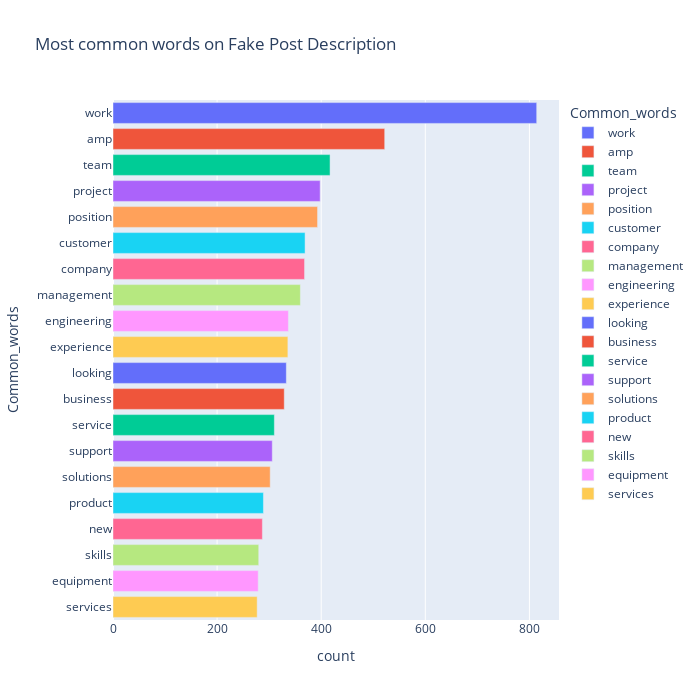

Source (notebook cell):
### Code cell
# Barplot
fig = px.bar(temp_fake, x="count", y="Common_words", title='Most common words on Fake Post Description', orientation='h', 
             width=700, height=700,color='Common_words')
fig.show()

### Figure 1 — Plotly figure (JSON) as saved in the notebook; plotly's stock layout.template omitted (floating-point values rounded to 4 significant figures)
{"data": [{"alignmentgroup": "True", "hovertemplate": "Common_words=%{y}<br>count=%{x}<extra></extra>", "legendgroup": "work", "marker": {"color": "#636efa", "pattern": {"shape": ""}}, "name": "work", "offsetgroup": "work", "orientation": "h", "showlegend": true, "textposition": "auto", "type": "bar", "x": [814], "xaxis": "x", "y": ["work"], "yaxis": "y"}, {"alignmentgroup": "True", "hovertemplate": "Common_words=%{y}<br>count=%{x}<extra></extra>", "legendgroup": "amp", "marker": {"color": "#EF553B", "pattern": {"shape": ""}}, "name": "amp", "offsetgroup": "amp", "orientation": "h", "showlegend": true, "textposition": "auto", "type": "bar", "x": [522], "xaxis": "x", "y": ["amp"], "yaxis": "y"}, {"alignmentgroup": "True", "hovertemplate": "Common_words=%{y}<br>count=%{x}<extra></extra>", "legendgroup": "team", "marker": {"color": "#00cc96", "pattern": {"shape": ""}}, "name": "team", "offsetgroup": "team", "orientation": "h", "showlegend": true, "textposition": "auto", "type": "bar", "x": [417], "xaxis": "x", "y": ["team"], "yaxis": "y"}, {"alignmentgroup": "True", "hovertemplate": "Common_words=%{y}<br>count=%{x}<extra></extra>", "legendgroup": "project", "marker": {"color": "#ab63fa", "pattern": {"shape": ""}}, "name": "project", "offsetgroup": "project", "orientation": "h", "showlegend": true, "textposition": "auto", "type": "bar", "x": [398], "xaxis": "x", "y": ["project"], "yaxis": "y"}, {"alignmentgroup": "True", "hovertemplate": "Common_words=%{y}<br>count=%{x}<extra></extra>", "legendgroup": "position", "marker": {"color": "#FFA15A", "pattern": {"shape": ""}}, "name": "position", "offsetgroup": "position", "orientation": "h", "showlegend": true, "textposition": "auto", "type": "bar", "x": [393], "xaxis": "x", "y": ["position"], "yaxis": "y"}, {"alignmentgroup": "True", "hovertemplate": "Common_words=%{y}<br>count=%{x}<extra></extra>", "legendgroup": "customer", "marker": {"color": "#19d3f3", "pattern": {"shape": ""}}, "name": "customer", "offsetgroup": "customer", "orientation": "h", "showlegend": true, "textposition": "auto", "type": "bar", "x": [369], "xaxis": "x", "y": ["customer"], "yaxis": "y"}, {"alignmentgroup": "True", "hovertemplate": "Common_words=%{y}<br>count=%{x}<extra></extra>", "legendgroup": "company", "marker": {"color": "#FF6692", "pattern": {"shape": ""}}, "name": "company", "offsetgroup": "company", "orientation": "h", "showlegend": true, "textposition": "auto", "type": "bar", "x": [368], "xaxis": "x", "y": ["company"], "yaxis": "y"}, {"alignmentgroup": "True", "hovertemplate": "Common_words=%{y}<br>count=%{x}<extra></extra>", "legendgroup": "management", "marker": {"color": "#B6E880", "pattern": {"shape": ""}}, "name": "management", "offsetgroup": "management", "orientation": "h", "showlegend": true, "textposition": "auto", "type": "bar", "x": [360], "xaxis": "x", "y": ["management"], "yaxis": "y"}, {"alignmentgroup": "True", "hovertemplate": "Common_words=%{y}<br>count=%{x}<extra></extra>", "legendgroup": "engineering", "marker": {"color": "#FF97FF", "pattern": {"shape": ""}}, "name": "engineering", "offsetgroup": "engineering", "orientation": "h", "showlegend": true, "textposition": "auto", "type": "bar", "x": [337], "xaxis": "x", "y": ["engineering"], "yaxis": "y"}, {"alignmentgroup": "True", "hovertemplate": "Common_words=%{y}<br>count=%{x}<extra></extra>", "legendgroup": "experience", "marker": {"color": "#FECB52", "pattern": {"shape": ""}}, "name": "experience", "offsetgroup": "experience", "orientation": "h", "showlegend": true, "textposition": "auto", "type": "bar", "x": [336], "xaxis": "x", "y": ["experience"], "yaxis": "y"}, {"alignmentgroup": "True", "hovertemplate": "Common_words=%{y}<br>count=%{x}<extra></extra>", "legendgroup": "looking", "marker": {"color": "#636efa", "pattern": {"shape": ""}}, "name": "looking", "offsetgroup": "looking", "orientation": "h", "showlegend": true, "textposition": "auto", "type": "bar", "x": [333], "xaxis": "x", "y": ["looking"], "yaxis": "y"}, {"alignmentgroup": "True", "hovertemplate": "Common_words=%{y}<br>count=%{x}<extra></extra>", "legendgroup": "business", "marker": {"color": "#EF553B", "pattern": {"shape": ""}}, "name": "business", "offsetgroup": "business", "orientation": "h", "showlegend": true, "textposition": "auto", "type": "bar", "x": [329], "xaxis": "x", "y": ["business"], "yaxis": "y"}, {"alignmentgroup": "True", "hovertemplate": "Common_words=%{y}<br>count=%{x}<extra></extra>", "legendgroup": "service", "marker": {"color": "#00cc96", "pattern": {"shape": ""}}, "name": "service", "offsetgroup": "service", "orientation": "h", "showlegend": true, "textposition": "auto", "type": "bar", "x": [310], "xaxis": "x", "y": ["service"], "yaxis": "y"}, {"alignmentgroup": "True", "hovertemplate": "Common_words=%{y}<br>count=%{x}<extra></extra>", "legendgroup": "support", "marker": {"color": "#ab63fa", "pattern": {"shape": ""}}, "name": "support", "offsetgroup": "support", "orientation": "h", "showlegend": true, "textposition": "auto", "type": "bar", "x": [306], "xaxis": "x", "y": ["support"], "yaxis": "y"}, {"alignmentgroup": "True", "hovertemplate": "Common_words=%{y}<br>count=%{x}<extra></extra>", "legendgroup": "solutions", "marker": {"color": "#FFA15A", "pattern": {"shape": ""}}, "name": "solutions", "offsetgroup": "solutions", "orientation": "h", "showlegend": true, "textposition": "auto", "type": "bar", "x": [302], "xaxis": "x", "y": ["solutions"], "yaxis": "y"}, {"alignmentgroup": "True", "hovertemplate": "Common_words=%{y}<br>count=%{x}<extra></extra>", "legendgroup": "product", "marker": {"color": "#19d3f3", "pattern": {"shape": ""}}, "name": "product", "offsetgroup": "product", "orientation": "h", "showlegend": true, "textposition": "auto", "type": "bar", "x": [289], "xaxis": "x", "y": ["product"], "yaxis": "y"}, {"alignmentgroup": "True", "hovertemplate": "Common_words=%{y}<br>count=%{x}<extra></extra>", "legendgroup": "new", "marker": {"color": "#FF6692", "pattern": {"shape": ""}}, "name": "new", "offsetgroup": "new", "orientation": "h", "showlegend": true, "textposition": "auto", "type": "bar", "x": [287], "xaxis": "x", "y": ["new"], "yaxis": "y"}, {"alignmentgroup": "True", "hovertemplate": "Common_words=%{y}<br>count=%{x}<extra></extra>", "legendgroup": "skills", "marker": {"color": "#B6E880", "pattern": {"shape": ""}}, "name": "skills", "offsetgroup": "skills", "orientation": "h", "showlegend": true, "textposition": "auto", "type": "bar", "x": [280], "xaxis": "x", "y": ["skills"], "yaxis": "y"}, {"alignmentgroup": "True", "hovertemplate": "Common_words=%{y}<br>count=%{x}<extra></extra>", "legendgroup": "equipment", "marker": {"color": "#FF97FF", "pattern": {"shape": ""}}, "name": "equipment", "offsetgroup": "equipment", "orientation": "h", "showlegend": true, "textposition": "auto", "type": "bar", "x": [279], "xaxis": "x", "y": ["equipment"], "yaxis": "y"}, {"alignmentgroup": "True", "hovertemplate": "Common_words=%{y}<br>count=%{x}<extra></extra>", "legendgroup": "services", "marker": {"color": "#FECB52", "pattern": {"shape": ""}}, "name": "services", "offsetgroup": "services", "orientation": "h", "showlegend": true, "textposition": "auto", "type": "bar", "x": [277], "xaxis": "x", "y": ["services"], "yaxis": "y"}], "layout": {"barmode": "relative", "height": 700, "legend": {"title": {"text": "Common_words"}, "tracegroupgap": 0}, "title": {"text": "Most common words on Fake Post Description"}, "width": 700, "xaxis": {"anchor": "y", "domain": [0, 1], "title": {"text": "count"}}, "yaxis": {"anchor": "x", "categoryarray": ["services", "equipment", "skills", "new", "product", "solutions", "support", "service", "business", "looking", "experience", "engineering", "management", "company", "customer", "position", "project", "team", "amp", "work"], "categoryorder": "array", "domain": [0, 1], "title": {"text": "Common_words"}}}}
